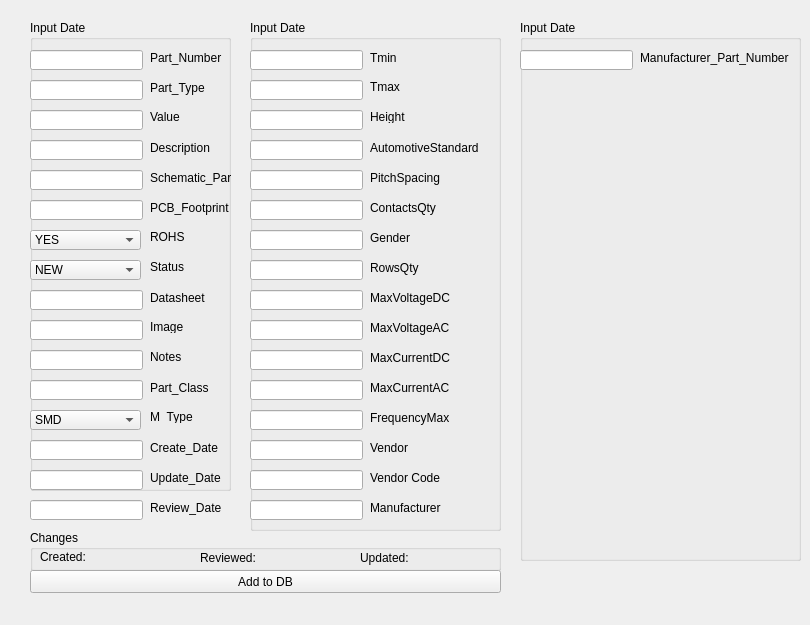
      <widget class="QWidget" name="tab_3">
       <attribute name="title">
        <string>Connector</string>
       </attribute>
       <widget class="QGroupBox" name="groupBox_10">
        <property name="geometry">
         <rect>
          <x>30</x>
          <y>20</y>
          <width>201</width>
          <height>471</height>
         </rect>
        </property>
        <property name="title">
         <string>Input Date</string>
        </property>
        <widget class="QLabel" name="label_98">
         <property name="geometry">
          <rect>
           <x>120</x>
           <y>60</y>
           <width>81</width>
           <height>16</height>
          </rect>
         </property>
         <property name="text">
          <string>Part_Type</string>
         </property>
        </widget>
        <widget class="QLabel" name="label_99">
         <property name="geometry">
          <rect>
           <x>120</x>
           <y>90</y>
           <width>47</width>
           <height>13</height>
          </rect>
         </property>
         <property name="text">
          <string>Value</string>
         </property>
        </widget>
        <widget class="QLabel" name="label_100">
         <property name="geometry">
          <rect>
           <x>120</x>
           <y>120</y>
           <width>81</width>
           <height>16</height>
          </rect>
         </property>
         <property name="text">
          <string>Description</string>
         </property>
        </widget>
        <widget class="QLabel" name="label_101">
         <property name="geometry">
          <rect>
           <x>120</x>
           <y>180</y>
           <width>81</width>
           <height>16</height>
          </rect>
         </property>
         <property name="text">
          <string>PCB_Footprint</string>
         </property>
        </widget>
        <widget class="QLabel" name="label_108">
         <property name="geometry">
          <rect>
           <x>120</x>
           <y>210</y>
           <width>47</width>
           <height>13</height>
          </rect>
         </property>
         <property name="text">
          <string>ROHS</string>
         </property>
        </widget>
        <widget class="QLabel" name="label_110">
         <property name="geometry">
          <rect>
           <x>120</x>
           <y>270</y>
           <width>81</width>
           <height>16</height>
          </rect>
         </property>
         <property name="text">
          <string>Datasheet</string>
         </property>
        </widget>
        <widget class="QLabel" name="label_111">
         <property name="geometry">
          <rect>
           <x>120</x>
           <y>300</y>
           <width>47</width>
           <height>13</height>
          </rect>
         </property>
         <property name="text">
          <string>Image</string>
         </property>
        </widget>
        <widget class="QLabel" name="label_112">
         <property name="geometry">
          <rect>
           <x>120</x>
           <y>330</y>
           <width>47</width>
           <height>13</height>
          </rect>
         </property>
         <property name="text">
          <string>Notes</string>
         </property>
        </widget>
        <widget class="QLabel" name="label_113">
         <property name="geometry">
          <rect>
           <x>120</x>
           <y>360</y>
           <width>81</width>
           <height>16</height>
          </rect>
         </property>
         <property name="text">
          <string>Part_Class</string>
         </property>
        </widget>
        <widget class="QLabel" name="label_114">
         <property name="geometry">
          <rect>
           <x>120</x>
           <y>420</y>
           <width>81</width>
           <height>16</height>
          </rect>
         </property>
         <property name="text">
          <string>Create_Date</string>
         </property>
        </widget>
        <widget class="QLabel" name="label_116">
         <property name="geometry">
          <rect>
           <x>120</x>
           <y>450</y>
           <width>81</width>
           <height>16</height>
          </rect>
         </property>
         <property name="text">
          <string>Update_Date</string>
         </property>
        </widget>
        <widget class="QLineEdit" name="lineEdit_86">
         <property name="geometry">
          <rect>
           <x>0</x>
           <y>60</y>
           <width>113</width>
           <height>20</height>
          </rect>
         </property>
        </widget>
        <widget class="QLineEdit" name="lineEdit_87">
         <property name="geometry">
          <rect>
           <x>0</x>
           <y>90</y>
           <width>113</width>
           <height>20</height>
          </rect>
         </property>
        </widget>
        <widget class="QLineEdit" name="lineEdit_88">
         <property name="geometry">
          <rect>
           <x>0</x>
           <y>120</y>
           <width>113</width>
           <height>20</height>
          </rect>
         </property>
        </widget>
        <widget class="QLineEdit" name="lineEdit_89">
         <property name="geometry">
          <rect>
           <x>0</x>
           <y>150</y>
           <width>113</width>
           <height>20</height>
          </rect>
         </property>
        </widget>
        <widget class="QLineEdit" name="lineEdit_90">
         <property name="geometry">
          <rect>
           <x>0</x>
           <y>180</y>
           <width>113</width>
           <height>20</height>
          </rect>
         </property>
        </widget>
        <widget class="QLineEdit" name="lineEdit_92">
         <property name="geometry">
          <rect>
           <x>0</x>
           <y>30</y>
           <width>113</width>
           <height>20</height>
          </rect>
         </property>
        </widget>
        <widget class="QLineEdit" name="lineEdit_93">
         <property name="geometry">
          <rect>
           <x>0</x>
           <y>270</y>
           <width>113</width>
           <height>20</height>
          </rect>
         </property>
        </widget>
        <widget class="QLineEdit" name="lineEdit_94">
         <property name="geometry">
          <rect>
           <x>0</x>
           <y>300</y>
           <width>113</width>
           <height>20</height>
          </rect>
         </property>
        </widget>
        <widget class="QLineEdit" name="lineEdit_95">
         <property name="geometry">
          <rect>
           <x>0</x>
           <y>330</y>
           <width>113</width>
           <height>20</height>
          </rect>
         </property>
        </widget>
        <widget class="QLineEdit" name="lineEdit_96">
         <property name="geometry">
          <rect>
           <x>0</x>
           <y>360</y>
           <width>113</width>
           <height>20</height>
          </rect>
         </property>
        </widget>
        <widget class="QLineEdit" name="lineEdit_97">
         <property name="geometry">
          <rect>
           <x>0</x>
           <y>420</y>
           <width>113</width>
           <height>20</height>
          </rect>
         </property>
        </widget>
        <widget class="QLineEdit" name="lineEdit_99">
         <property name="geometry">
          <rect>
           <x>0</x>
           <y>450</y>
           <width>113</width>
           <height>20</height>
          </rect>
         </property>
        </widget>
        <widget class="QLabel" name="label_118">
         <property name="geometry">
          <rect>
           <x>120</x>
           <y>150</y>
           <width>81</width>
           <height>16</height>
          </rect>
         </property>
         <property name="text">
          <string>Schematic_Part</string>
         </property>
        </widget>
        <widget class="QLabel" name="label_97">
         <property name="geometry">
          <rect>
           <x>120</x>
           <y>30</y>
           <width>91</width>
           <height>16</height>
          </rect>
         </property>
         <property name="text">
          <string>Part_Number</string>
         </property>
        </widget>
        <widget class="QComboBox" name="boxStatus_11">
         <property name="enabled">
          <bool>true</bool>
         </property>
         <property name="geometry">
          <rect>
           <x>0</x>
           <y>210</y>
           <width>111</width>
           <height>20</height>
          </rect>
         </property>
         <property name="toolTip">
          <string>&lt;html&gt;&lt;head/&gt;&lt;body&gt;&lt;p&gt;Component's status&lt;/p&gt;&lt;p&gt;&lt;span style=&quot; font-style:italic;&quot;&gt;Status can be changed by CIS administrator only&lt;/span&gt;&lt;/p&gt;&lt;/body&gt;&lt;/html&gt;</string>
         </property>
         <item>
          <property name="text">
           <string>YES</string>
          </property>
         </item>
         <item>
          <property name="text">
           <string>YES-EX</string>
          </property>
         </item>
         <item>
          <property name="text">
           <string>NO</string>
          </property>
         </item>
        </widget>
        <widget class="QComboBox" name="boxStatus_4">
         <property name="enabled">
          <bool>true</bool>
         </property>
         <property name="geometry">
          <rect>
           <x>0</x>
           <y>240</y>
           <width>111</width>
           <height>20</height>
          </rect>
         </property>
         <property name="toolTip">
          <string>&lt;html&gt;&lt;head/&gt;&lt;body&gt;&lt;p&gt;Component's status&lt;/p&gt;&lt;p&gt;&lt;span style=&quot; font-style:italic;&quot;&gt;Status can be changed by CIS administrator only&lt;/span&gt;&lt;/p&gt;&lt;/body&gt;&lt;/html&gt;</string>
         </property>
         <item>
          <property name="text">
           <string>NEW</string>
          </property>
         </item>
         <item>
          <property name="text">
           <string>CHECKED</string>
          </property>
         </item>
         <item>
          <property name="text">
           <string>TESTED</string>
          </property>
         </item>
         <item>
          <property name="text">
           <string>FAULTY</string>
          </property>
         </item>
         <item>
          <property name="text">
           <string>OBSOLETE</string>
          </property>
         </item>
         <item>
          <property name="text">
           <string>DRAFT</string>
          </property>
         </item>
         <item>
          <property name="text">
           <string>EMPTY</string>
          </property>
         </item>
         <item>
          <property name="text">
           <string>EXTERNAL</string>
          </property>
         </item>
        </widget>
        <widget class="QLabel" name="label_109">
         <property name="geometry">
          <rect>
           <x>120</x>
           <y>240</y>
           <width>47</width>
           <height>13</height>
          </rect>
         </property>
         <property name="text">
          <string>Status</string>
         </property>
        </widget>
        <widget class="QComboBox" name="boxStatus_12">
         <property name="enabled">
          <bool>true</bool>
         </property>
         <property name="geometry">
          <rect>
           <x>0</x>
           <y>390</y>
           <width>111</width>
           <height>20</height>
          </rect>
         </property>
         <property name="toolTip">
          <string>&lt;html&gt;&lt;head/&gt;&lt;body&gt;&lt;p&gt;Component's status&lt;/p&gt;&lt;p&gt;&lt;span style=&quot; font-style:italic;&quot;&gt;Status can be changed by CIS administrator only&lt;/span&gt;&lt;/p&gt;&lt;/body&gt;&lt;/html&gt;</string>
         </property>
         <item>
          <property name="text">
           <string>SMD</string>
          </property>
         </item>
         <item>
          <property name="text">
           <string>LEADED</string>
          </property>
         </item>
        </widget>
        <widget class="QLabel" name="label_117">
         <property name="geometry">
          <rect>
           <x>120</x>
           <y>390</y>
           <width>47</width>
           <height>13</height>
          </rect>
         </property>
         <property name="text">
          <string>M_Type</string>
         </property>
        </widget>
       </widget>
       <widget class="QGroupBox" name="groupBox_11">
        <property name="geometry">
         <rect>
          <x>250</x>
          <y>20</y>
          <width>251</width>
          <height>511</height>
         </rect>
        </property>
        <property name="title">
         <string>Input Date</string>
        </property>
        <widget class="QLabel" name="label_119">
         <property name="geometry">
          <rect>
           <x>120</x>
           <y>30</y>
           <width>71</width>
           <height>16</height>
          </rect>
         </property>
         <property name="text">
          <string>Tmin</string>
         </property>
        </widget>
        <widget class="QLabel" name="label_120">
         <property name="geometry">
          <rect>
           <x>120</x>
           <y>60</y>
           <width>47</width>
           <height>13</height>
          </rect>
         </property>
         <property name="text">
          <string>Tmax</string>
         </property>
        </widget>
        <widget class="QLabel" name="label_121">
         <property name="geometry">
          <rect>
           <x>120</x>
           <y>90</y>
           <width>47</width>
           <height>13</height>
          </rect>
         </property>
         <property name="text">
          <string>Height</string>
         </property>
        </widget>
        <widget class="QLabel" name="label_122">
         <property name="geometry">
          <rect>
           <x>120</x>
           <y>120</y>
           <width>111</width>
           <height>16</height>
          </rect>
         </property>
         <property name="text">
          <string>AutomotiveStandard</string>
         </property>
        </widget>
        <widget class="QLabel" name="label_123">
         <property name="geometry">
          <rect>
           <x>120</x>
           <y>150</y>
           <width>131</width>
           <height>16</height>
          </rect>
         </property>
         <property name="text">
          <string>PitchSpacing</string>
         </property>
        </widget>
        <widget class="QLabel" name="label_124">
         <property name="geometry">
          <rect>
           <x>120</x>
           <y>180</y>
           <width>111</width>
           <height>16</height>
          </rect>
         </property>
         <property name="text">
          <string>ContactsQty</string>
         </property>
        </widget>
        <widget class="QLabel" name="label_125">
         <property name="geometry">
          <rect>
           <x>120</x>
           <y>210</y>
           <width>111</width>
           <height>16</height>
          </rect>
         </property>
         <property name="text">
          <string>Gender</string>
         </property>
        </widget>
        <widget class="QLabel" name="label_126">
         <property name="geometry">
          <rect>
           <x>120</x>
           <y>240</y>
           <width>111</width>
           <height>16</height>
          </rect>
         </property>
         <property name="text">
          <string>RowsQty</string>
         </property>
        </widget>
        <widget class="QLabel" name="label_127">
         <property name="geometry">
          <rect>
           <x>120</x>
           <y>270</y>
           <width>111</width>
           <height>16</height>
          </rect>
         </property>
         <property name="text">
          <string>MaxVoltageDC</string>
         </property>
        </widget>
        <widget class="QLabel" name="label_128">
         <property name="geometry">
          <rect>
           <x>120</x>
           <y>300</y>
           <width>111</width>
           <height>16</height>
          </rect>
         </property>
         <property name="text">
          <string>MaxVoltageAC</string>
         </property>
        </widget>
        <widget class="QLabel" name="label_129">
         <property name="geometry">
          <rect>
           <x>120</x>
           <y>330</y>
           <width>111</width>
           <height>16</height>
          </rect>
         </property>
         <property name="text">
          <string>MaxCurrentDC</string>
         </property>
        </widget>
        <widget class="QLabel" name="label_130">
         <property name="geometry">
          <rect>
           <x>120</x>
           <y>360</y>
           <width>111</width>
           <height>16</height>
          </rect>
         </property>
         <property name="text">
          <string>MaxCurrentAC</string>
         </property>
        </widget>
        <widget class="QLabel" name="label_131">
         <property name="geometry">
          <rect>
           <x>120</x>
           <y>390</y>
           <width>111</width>
           <height>16</height>
          </rect>
         </property>
         <property name="text">
          <string>FrequencyMax</string>
         </property>
        </widget>
        <widget class="QLineEdit" name="lineEdit_101">
         <property name="geometry">
          <rect>
           <x>0</x>
           <y>30</y>
           <width>113</width>
           <height>20</height>
          </rect>
         </property>
        </widget>
        <widget class="QLineEdit" name="lineEdit_102">
         <property name="geometry">
          <rect>
           <x>0</x>
           <y>60</y>
           <width>113</width>
           <height>20</height>
          </rect>
         </property>
        </widget>
        <widget class="QLineEdit" name="lineEdit_103">
         <property name="geometry">
          <rect>
           <x>0</x>
           <y>90</y>
           <width>113</width>
           <height>20</height>
          </rect>
         </property>
        </widget>
        <widget class="QLineEdit" name="lineEdit_104">
         <property name="geometry">
          <rect>
           <x>0</x>
           <y>120</y>
           <width>113</width>
           <height>20</height>
          </rect>
         </property>
        </widget>
        <widget class="QLineEdit" name="lineEdit_105">
         <property name="geometry">
          <rect>
           <x>0</x>
           <y>150</y>
           <width>113</width>
           <height>20</height>
          </rect>
         </property>
        </widget>
        <widget class="QLineEdit" name="lineEdit_106">
         <property name="geometry">
          <rect>
           <x>0</x>
           <y>180</y>
           <width>113</width>
           <height>20</height>
          </rect>
         </property>
        </widget>
        <widget class="QLineEdit" name="lineEdit_107">
         <property name="geometry">
          <rect>
           <x>0</x>
           <y>210</y>
           <width>113</width>
           <height>20</height>
          </rect>
         </property>
        </widget>
        <widget class="QLineEdit" name="lineEdit_108">
         <property name="geometry">
          <rect>
           <x>0</x>
           <y>240</y>
           <width>113</width>
           <height>20</height>
          </rect>
         </property>
        </widget>
        <widget class="QLineEdit" name="lineEdit_109">
         <property name="geometry">
          <rect>
           <x>0</x>
           <y>270</y>
           <width>113</width>
           <height>20</height>
          </rect>
         </property>
        </widget>
        <widget class="QLineEdit" name="lineEdit_110">
         <property name="geometry">
          <rect>
           <x>0</x>
           <y>300</y>
           <width>113</width>
           <height>20</height>
          </rect>
         </property>
        </widget>
        <widget class="QLineEdit" name="lineEdit_111">
         <property name="geometry">
          <rect>
           <x>0</x>
           <y>330</y>
           <width>113</width>
           <height>20</height>
          </rect>
         </property>
        </widget>
        <widget class="QLineEdit" name="lineEdit_112">
         <property name="geometry">
          <rect>
           <x>0</x>
           <y>360</y>
           <width>113</width>
           <height>20</height>
          </rect>
         </property>
        </widget>
        <widget class="QLineEdit" name="lineEdit_113">
         <property name="geometry">
          <rect>
           <x>0</x>
           <y>390</y>
           <width>113</width>
           <height>20</height>
          </rect>
         </property>
        </widget>
        <widget class="QLineEdit" name="lineEdit_114">
         <property name="geometry">
          <rect>
           <x>0</x>
           <y>420</y>
           <width>113</width>
           <height>20</height>
          </rect>
         </property>
        </widget>
        <widget class="QLineEdit" name="lineEdit_120">
         <property name="geometry">
          <rect>
           <x>0</x>
           <y>450</y>
           <width>113</width>
           <height>20</height>
          </rect>
         </property>
        </widget>
        <widget class="QLabel" name="label_281">
         <property name="geometry">
          <rect>
           <x>120</x>
           <y>420</y>
           <width>111</width>
           <height>16</height>
          </rect>
         </property>
         <property name="text">
          <string>Vendor</string>
         </property>
        </widget>
        <widget class="QLabel" name="label_282">
         <property name="geometry">
          <rect>
           <x>120</x>
           <y>450</y>
           <width>111</width>
           <height>16</height>
          </rect>
         </property>
         <property name="text">
          <string>Vendor Code</string>
         </property>
        </widget>
        <widget class="QLineEdit" name="lineEdit_219">
         <property name="geometry">
          <rect>
           <x>0</x>
           <y>480</y>
           <width>113</width>
           <height>20</height>
          </rect>
         </property>
        </widget>
        <widget class="QLabel" name="label_299">
         <property name="geometry">
          <rect>
           <x>120</x>
           <y>480</y>
           <width>131</width>
           <height>16</height>
          </rect>
         </property>
         <property name="text">
          <string>Manufacturer</string>
         </property>
        </widget>
       </widget>
       <widget class="QGroupBox" name="groupBox_12">
        <property name="geometry">
         <rect>
          <x>30</x>
          <y>530</y>
          <width>471</width>
          <height>41</height>
         </rect>
        </property>
        <property name="title">
         <string>Changes</string>
        </property>
        <widget class="QLabel" name="label_135">
         <property name="geometry">
          <rect>
           <x>10</x>
           <y>20</y>
           <width>47</width>
           <height>13</height>
          </rect>
         </property>
         <property name="text">
          <string>Created:</string>
         </property>
        </widget>
        <widget class="QLabel" name="label_136">
         <property name="geometry">
          <rect>
           <x>60</x>
           <y>20</y>
           <width>101</width>
           <height>16</height>
          </rect>
         </property>
         <property name="text">
          <string/>
         </property>
        </widget>
        <widget class="QLabel" name="label_137">
         <property name="geometry">
          <rect>
           <x>170</x>
           <y>20</y>
           <width>61</width>
           <height>16</height>
          </rect>
         </property>
         <property name="text">
          <string>Reviewed:</string>
         </property>
        </widget>
        <widget class="QLabel" name="label_138">
         <property name="geometry">
          <rect>
           <x>230</x>
           <y>20</y>
           <width>101</width>
           <height>16</height>
          </rect>
         </property>
         <property name="text">
          <string/>
         </property>
        </widget>
        <widget class="QLabel" name="label_139">
         <property name="geometry">
          <rect>
           <x>330</x>
           <y>20</y>
           <width>61</width>
           <height>16</height>
          </rect>
         </property>
         <property name="text">
          <string>Updated:</string>
         </property>
        </widget>
        <widget class="QLabel" name="label_140">
         <property name="geometry">
          <rect>
           <x>380</x>
           <y>20</y>
           <width>91</width>
           <height>16</height>
          </rect>
         </property>
         <property name="text">
          <string/>
         </property>
        </widget>
       </widget>
       <widget class="QPushButton" name="pushButton_4">
        <property name="geometry">
         <rect>
          <x>30</x>
          <y>570</y>
          <width>471</width>
          <height>23</height>
         </rect>
        </property>
        <property name="text">
         <string>Add to DB</string>
        </property>
       </widget>
       <widget class="QLabel" name="label_180">
        <property name="geometry">
         <rect>
          <x>30</x>
          <y>600</y>
          <width>471</width>
          <height>16</height>
         </rect>
        </property>
        <property name="text">
         <string/>
        </property>
       </widget>
       <widget class="QLineEdit" name="lineEdit_98">
        <property name="geometry">
         <rect>
          <x>30</x>
          <y>500</y>
          <width>113</width>
          <height>20</height>
         </rect>
        </property>
       </widget>
       <widget class="QLabel" name="label_115">
        <property name="geometry">
         <rect>
          <x>150</x>
          <y>500</y>
          <width>81</width>
          <height>16</height>
         </rect>
        </property>
        <property name="text">
         <string>Review_Date</string>
        </property>
       </widget>
       <widget class="QGroupBox" name="groupBox_26">
        <property name="geometry">
         <rect>
          <x>520</x>
          <y>20</y>
          <width>281</width>
          <height>541</height>
         </rect>
        </property>
        <property name="title">
         <string>Input Date</string>
        </property>
        <widget class="QLabel" name="label_297">
         <property name="geometry">
          <rect>
           <x>120</x>
           <y>30</y>
           <width>151</width>
           <height>16</height>
          </rect>
         </property>
         <property name="text">
          <string>Manufacturer_Part_Number</string>
         </property>
        </widget>
        <widget class="QLineEdit" name="lineEdit_210">
         <property name="geometry">
          <rect>
           <x>0</x>
           <y>30</y>
           <width>113</width>
           <height>20</height>
          </rect>
         </property>
        </widget>
       </widget>
      </widget>
